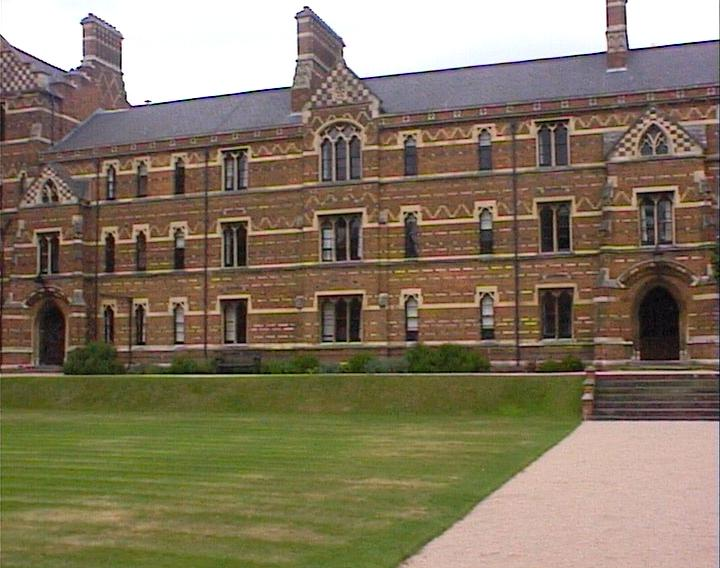
%> input picture cv-assn4-laptop/keble_a.jpg, 720 x 568 px
$ octave FeatureBasedPanoramicImageStitchingExample_2.m   (GNU Octave 9; MATLAB toolbox functions it lacks are replaced by stand-ins)
%> lines starting %> are read from the running program, lines starting %| are printed output that depends on the picture
% MUST CLEAR WORKSPACE!!!
clc, clear, close all;
%% Feature Based Panoramic Image Stitching
% JOSH: Modifed to work with CV-Class dataset
% This version is more general than v1 in this directory because v1 (script name FeatureBasedPanoramicImageStitchingExample.m)
% because v1 uses a hack of image-2, image-1, image-3 ordering.
% The problem with the hack is that it crops the left image.
%
% This script modifies their example to work with image ordering:
%   image-1, image-2, image-3

%% Overview
% Feature detection and matching are powerful techniques used in many
% computer vision applications such as image registration, tracking, and
% object detection. In this example, feature based techniques are used to
% automatically stitch together a set of images. The procedure for image
% stitching is an extension of feature based image registration. Instead of
% registering a single pair of images, multiple image pairs are
% successively registered relative to each other to form a panorama.

%% Step 1 - Load Images
% The image set used in this example contains pictures of a building. These
% were taken with an uncalibrated smart phone camera by sweeping the camera
% from left to right along the horizon, capturing all parts of the
% building.
%
% As seen below, the images are relatively unaffected by any lens
% distortion so camera calibration was not required. However, if lens
% distortion is present, the camera should be calibrated and the images
% undistorted prior to creating the panorama. You can use the
% |<matlab:doc('cameraCalibrator'); cameraCalibrator>| App to calibrate a camera if needed.

% Load images - JOSH: Reduce dataset from 5 images down to three
% buildingDir = fullfile(toolboxdir('vision'), 'visiondata', 'building');
% buildingScene = imageDatastore(buildingDir);
% buildingScene = imageDatastore({'building1.jpg','building2.jpg','building3.jpg','building4.jpg','building5.jpg'});
% buildingScene = imageDatastore({'building1.jpg','building2.jpg','building3.jpg','building4.jpg'});
% buildingScene = imageDatastore({'building1.jpg','building2.jpg','building3.jpg'});
buildingScene = imageDatastore({'keble_a.jpg','keble_b.jpg','keble_c.jpg'});


% Display images to be stitched
montage(buildingScene.Files)
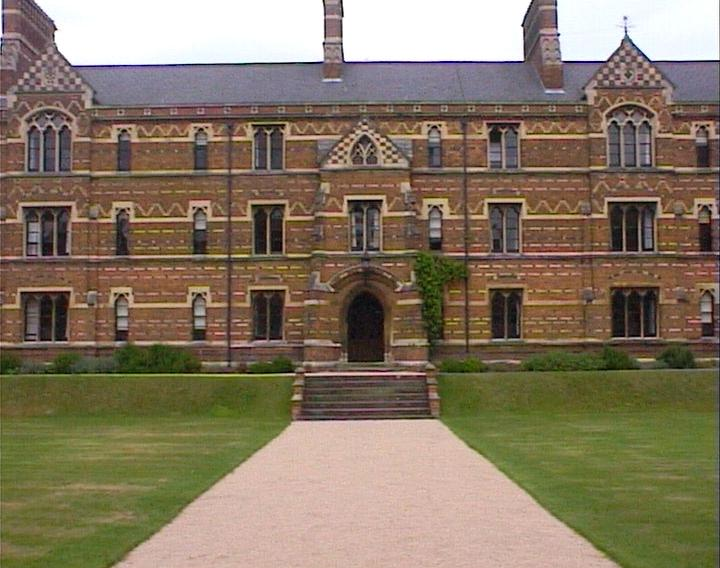
%> input picture cv-assn4-laptop/keble_b.jpg, 720 x 568 px
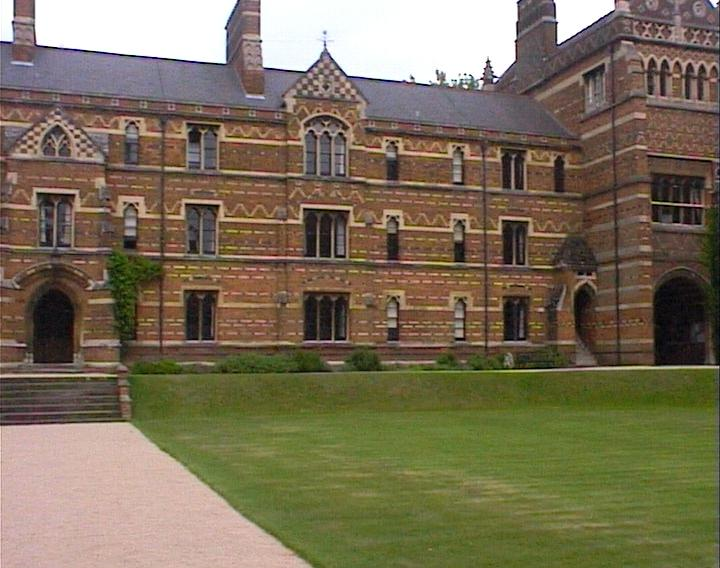
%> input picture cv-assn4-laptop/keble_c.jpg, 720 x 568 px
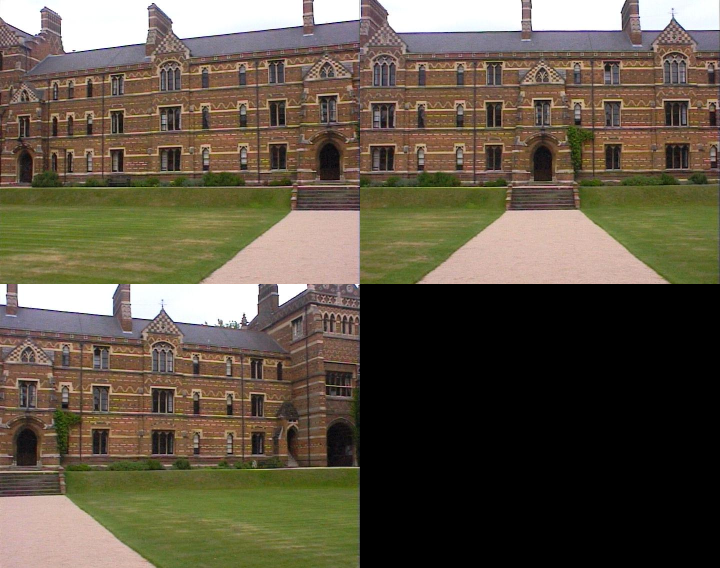
%> displayed picture: size 1136x1440x3, on the screen's scale of 0 to 255 (shown at 1/2 size); mean R, G, B 96.8, 87.1, 71

%% Step 2 - Register Image Pairs
% To create the panorama, start by registering successive image pairs using
% the following procedure:
%
% # Detect and match features between $I(n)$ and $I(n-1)$.
% # Estimate the geometric transformation, $T(n)$, that maps $I(n)$ to $I(n-1)$.
% # Compute the transformation that maps $I(n)$ into the panorama image as $T(n) * T(n-1) * ... * T(1)$.

% Read the first image from the image set.
I = readimage(buildingScene, 1);
%> I is the input picture: size 568x720x3 uint8; mean R, G, B 132.3, 119.2, 97.8

% Initialize features for I(1)
grayImage = rgb2gray(I);
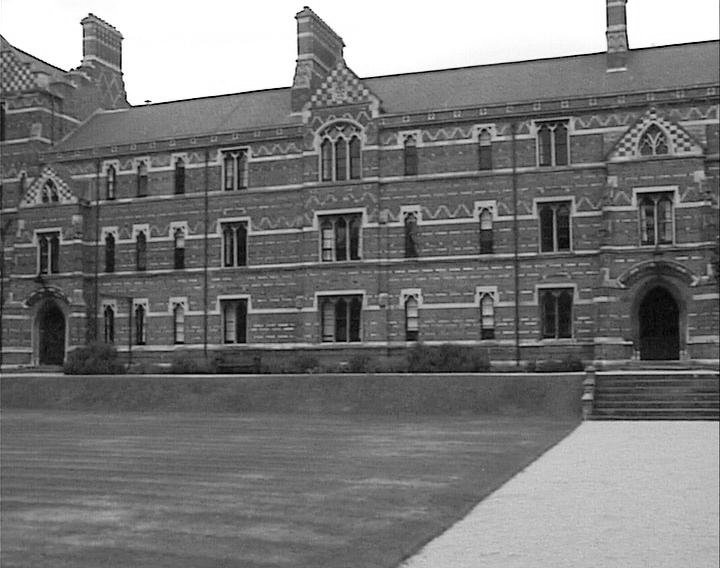
%> grayImage: size 568x720 uint8; min 0, max 255, mean 120.7
%> (the run ends here)
